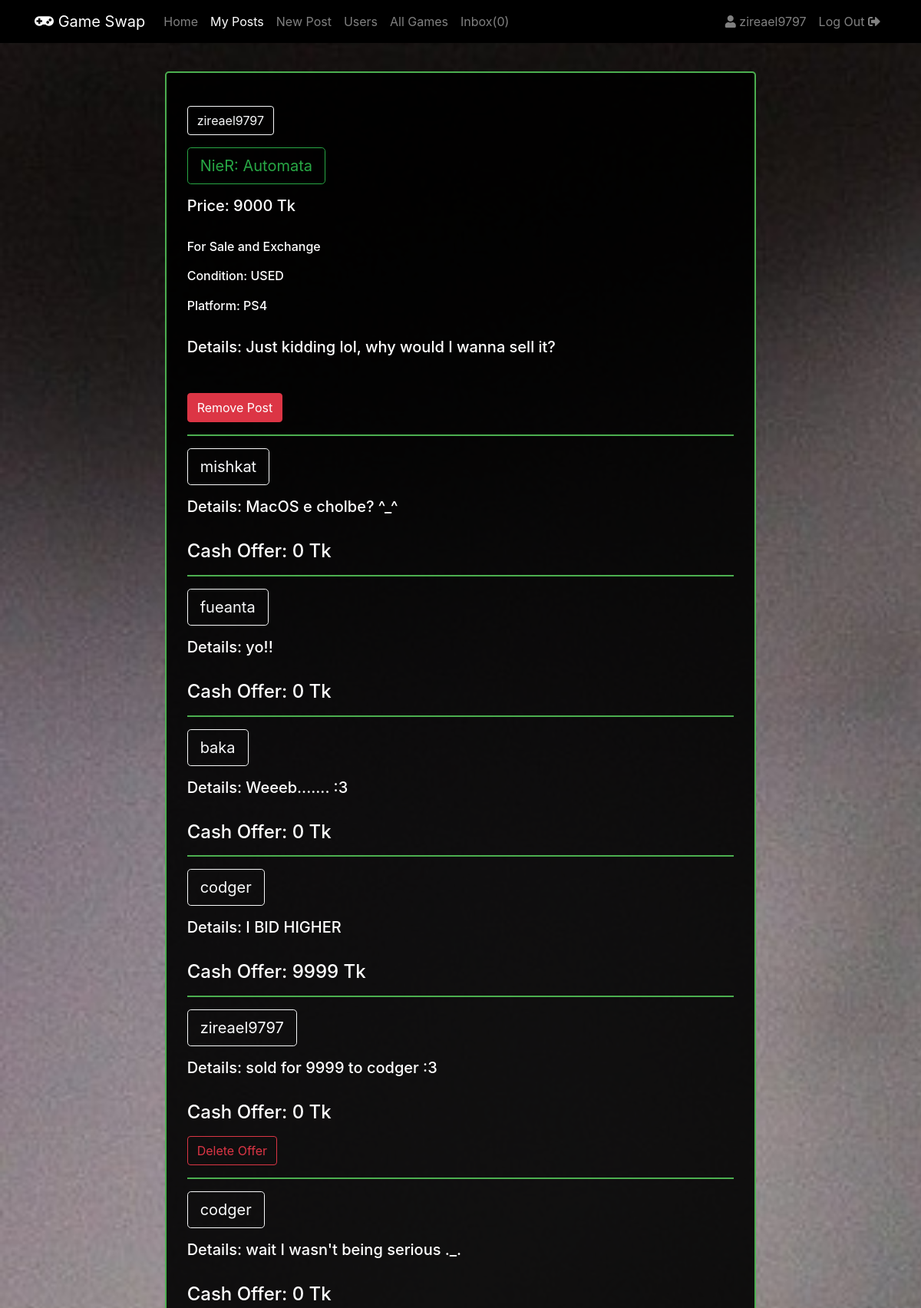
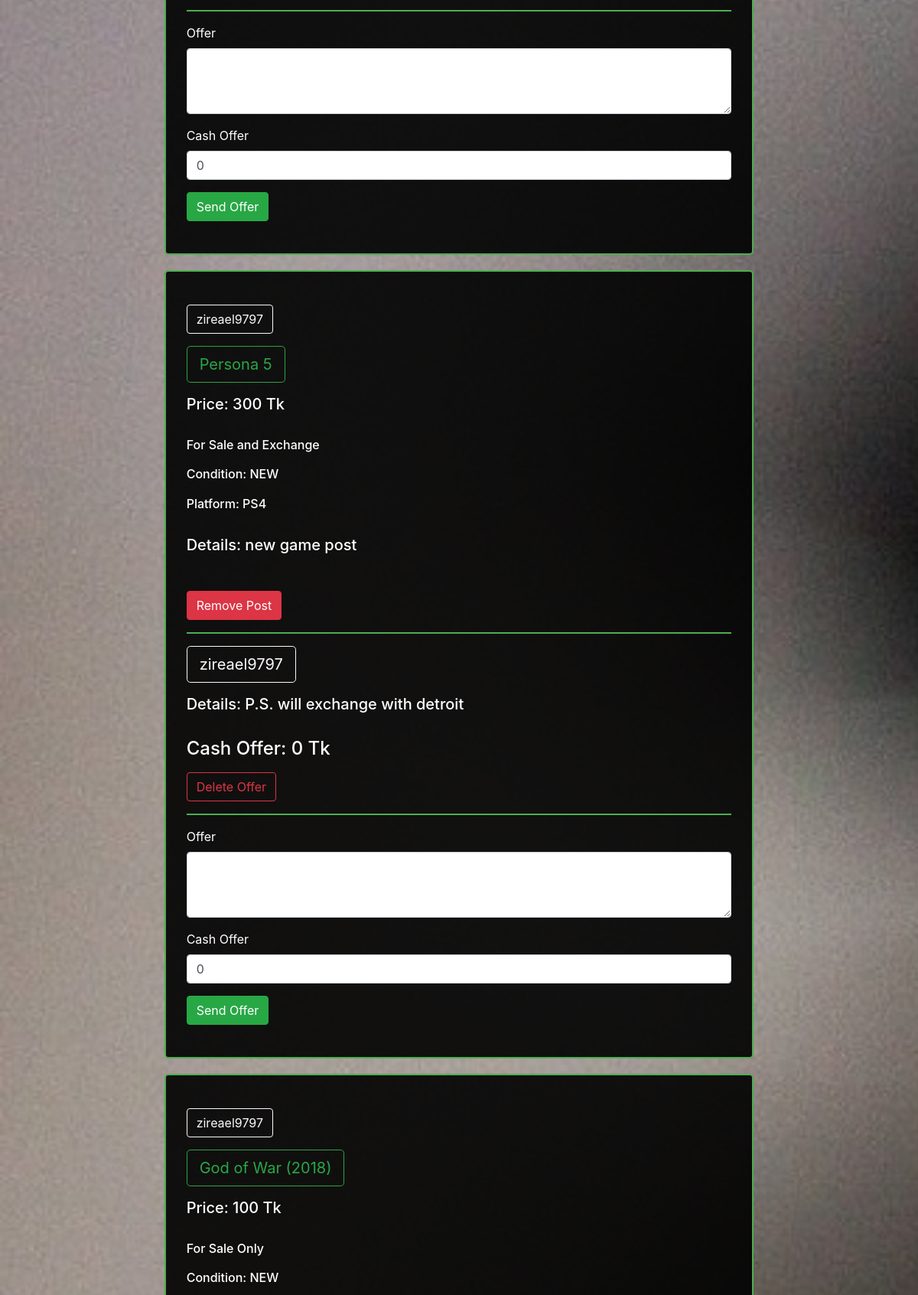
/myposts.php (signed in, upper part), run on the app's committed database (2 pictures, top to bottom).
### tables this page shows
CREATE TABLE `posts` (
  `id` int(10) NOT NULL,
  `forgame` varchar(50) NOT NULL,
  `fromuser` varchar(15) NOT NULL,
  `post` varchar(800) DEFAULT NULL,
  `price` int(4) DEFAULT '0',
  `platform` varchar(4) NOT NULL,
  `cond` varchar(4) NOT NULL DEFAULT 'USED',
  `sale_exchange` varchar(20) NOT NULL DEFAULT 'Sale and Exchange'
);

CREATE TABLE `offers` (
  `id` int(12) NOT NULL,
  `byuser` varchar(15) NOT NULL,
  `onpost` int(10) NOT NULL,
  `offer` varchar(200) NOT NULL,
  `cash` int(4) DEFAULT '0'
);

### myposts.php (the view, shortened to what this page needs)
<?php
include 'connection.php';
?>
<html id="html">
<head>
    <link rel="stylesheet" href="css/bootstrap.css">
    <link rel="stylesheet" href="css/post.css">
    <link rel="stylesheet" href="css/all.min.css">
</head>
<body id="body">
<nav class="navbar navbar-expand-lg navbar-dark fixed-top" style="background-color: black">
    <div class="container">
        <a class="navbar-brand" href="home.php"><i class="fas fa-gamepad"></i> Game Swap</a>
        <div class="collapse navbar-collapse" id="navbarToggler">
            <ul class="navbar-nav mr-auto mt-2 mt-lg-0">
                <li class="nav-item">
                    <a class="nav-link" href="home.php">Home</a>
                </li>
                <li class="nav-item active">
                    <a class="nav-link" href="myposts.php">My Posts</a>
                </li>
                <li class="nav-item">
                    <a class="nav-link" href="newpost.php">New Post</a>
                </li>
                <li class="nav-item">
                    <a class="nav-link" href="users.php">Users</a>
                </li>
                <li class="nav-item">
                    <a class="nav-link" href="games.php">All Games</a>
                </li>
                <li class="nav-item">
                    <?php
                    echo "<a class=\"nav-link\" href=\"messages.php\">Inbox(";
                    $sqlunread = "SELECT * FROM messages where  receiver =\"".$_SESSION["username"]."\" and msgread = 'no' order by time desc";
                    $unread = mysqli_query($conn, $sqlunread);
                    echo    mysqli_num_rows($unread);
                    echo ")</a>";
                    ?>
                </li>
            </ul>
            <ul class="navbar-nav ml-auto my-2 my-lg-0">
                <li class="nav-item">
                    <a class="nav-link" href="myinfo.php"><?php
                        echo "<i class=\"fas fa-user\"></i>  " .$_SESSION['username'].""
                        ?></a>
                </li>
                <li class="nav-item">
                    <a class="nav-link" href="login.php">Log Out <i class="fas fa-sign-out-alt"></i></a>
                </li>
            </ul>
        </div>
    </div>
</nav>
<div class="container" id="posts">
    <?php
    $sql = "SELECT * FROM posts where fromuser='".$_SESSION['username']."'";
    $result = mysqli_query($conn, $sql);
    if (mysqli_num_rows($result) > 0) {
        while($row = mysqli_fetch_assoc($result)) {
            if($row["fromuser"]!=$_SESSION["username"]){
                echo "<div id='post'>
                <form action='userinfo.php' method='post'>
                    <div class='form-group'>
                        <input type='hidden' class='form-control' name='username' id='gameid' value='".$row["fromuser"]."'>
                    </div>
                    <button type='submit' class='btn btn-outline-light'>".$row["fromuser"]."</button>
                </form>";
            }
            else{
                echo "<div id='post'>
                <form action='myinfo.php' method='post'>
                    <div class='form-group'>
                        <input type='hidden' class='form-control'>
                    </div>
                    <button type='submit' class='btn btn-outline-light'>".$row["fromuser"]."</button>
                </form>";
            }
            echo "<form action='gameinfo.php' method='post'>
                    <div class='form-group'>
                        <input type='hidden' class='form-control' name='gamename' id='gamename' value='".$row["forgame"]."'>
                    </div>
                    <button type='submit' class='btn btn-outline-success btn-lg'>".$row["forgame"]."</button>
                </form>
                <h5>Price: " .$row["price"]." Tk</h5><br><h6>For ".$row["sale_exchange"]."<br><br>Condition: ".$row["cond"]."<br><br>Platform: "
                .$row["platform"]."</h6><br><h5>Details: " .$row["post"]."</h5><br>";
            if($row["fromuser"]==$_SESSION["username"])
                {echo "<form action='deletepost.php' method='post'>
                    <div class='form-group'>
                        <input type='hidden' class='form-control' name='postid' id='postid' value=".$row["id"].">
                    </div>
                    <button type='submit' class='btn btn-danger'>Remove Post</button>
                    </form>";
                }
            $sql2 = "select * from offers where onpost='".$row['id']."'";
            $result2 = mysqli_query($conn, $sql2);
            if (mysqli_num_rows($result2) > 0) {
                echo "<div>";
                while($row2 = mysqli_fetch_assoc($result2)) {
                    if($row2["byuser"]!=$_SESSION["username"]){
                        echo "<hr>
                <form action='userinfo.php' method='post'>
                    <div class='form-group'>
                        <input type='hidden' class='form-control' name='username' id='gameid' value='".$row2["byuser"]."'>
                    </div>
                    <button type='submit' class='btn btn-outline-light btn-lg'>".$row2["byuser"]."</button>
                </form>";
                    }
                    else{
                        echo "<hr>
                <form action='myinfo.php' method='post'>
                    <div class='form-group'>
                        <input type='hidden' class='form-control'>
                    </div>
                    <button type='submit' class='btn btn-outline-light btn-lg'>".$row2["byuser"]."</button>
                </form>";
                    }
                    echo "<h5>Details: " .$row2["offer"]."</h5>
                <br><h4>Cash Offer: " .$row2["cash"]." Tk</h4>
            ";
                    if($row2["byuser"]==$_SESSION["username"]){
                        echo "<form action='deleteoffer.php' method='post'>
                    <div class='form-group'>
                        <input type='hidden' class='form-control' name='deleteoffer' id='deleteoffer' value=".$row2["id"].">
                    </div>
                    <button type='submit' class='btn btn-outline-danger'>Delete Offer</button>
                </form>";
                    }
                }
                echo"</div>";
            } else {
                echo "0 comments";
            }
            echo "
                <hr>
                <form action='addcomment.php' method='post'>
                    <div class='form-group'>
                        <label for='offer'>Offer</label>
                        <textarea class='form-control' id='offer' name='newoffer' rows='3'></textarea>
                    </div>
                    <div class='form-group'>
                        <label for='cash'>Cash Offer</label>
                        <input type='number' value='0' class='form-control' id='cash' name='cash'>
                    </div>
                    <div class='form-group'>
                        <input type='hidden' class='form-control' name='postid' id='addcomment' value='".$row["id"]."'>
                    </div>
                    <button class='btn btn-success' type='submit'>Send Offer</button>
                </form>
            ";
            echo "</div>";
        }
    } else {
        echo "0 results";
        echo "<div style='margin-bottom: 1000px'>
            </div>";
    }
    ?>
</div>
</body>
</html>

### css/post.css (style rules this page uses)
#html { margin-top: 30pt; }
#body { background-image: url("../img/login.jpeg"); background-size: cover; background-attachment: fixed; }
#posts { margin-top: 40pt; max-width: 600pt; }
#post { color: white; margin-top: 20px; margin-bottom: 20px; background: rgba(0, 0, 0, 0.9); border-radius: 5px; padding: 20pt; text-wrap: normal; border: 2px solid #4caf50; }
hr { border: 1px solid #4caf50; }

### data on the page
posts: fromuser "zireael9797", forgame "NieR: Automata", price "9000", sale_exchange "Sale and Exchange", cond "USED", platform "PS4", post "Just kidding lol, why would I wanna sell it?"
offers: byuser "mishkat", offer "MacOS e cholbe? ^_^", cash "0"
offers: byuser "fueanta", offer "yo!!", cash "0"
offers: byuser "baka", offer "Weeeb....... :3", cash "0"
offers: byuser "codger", offer "I BID HIGHER", cash "9999"
offers: byuser "zireael9797", offer "sold for 9999 to codger :3", cash "0"
offers: byuser "codger", offer "wait I wasn't being serious ._.", cash "0"
posts: fromuser "zireael9797", forgame "Persona 5", price "300", sale_exchange "Sale and Exchange", cond "NEW", platform "PS4", post "new game post"
offers: byuser "zireael9797", offer "P.S. will exchange with detroit", cash "0"
posts: fromuser "zireael9797", forgame "God of War (2018)", price "100", sale_exchange "Sale Only", cond "NEW"

### other printed values
mysqli_num_rows($unread) "0"
$_SESSION['username'] "zireael9797"
